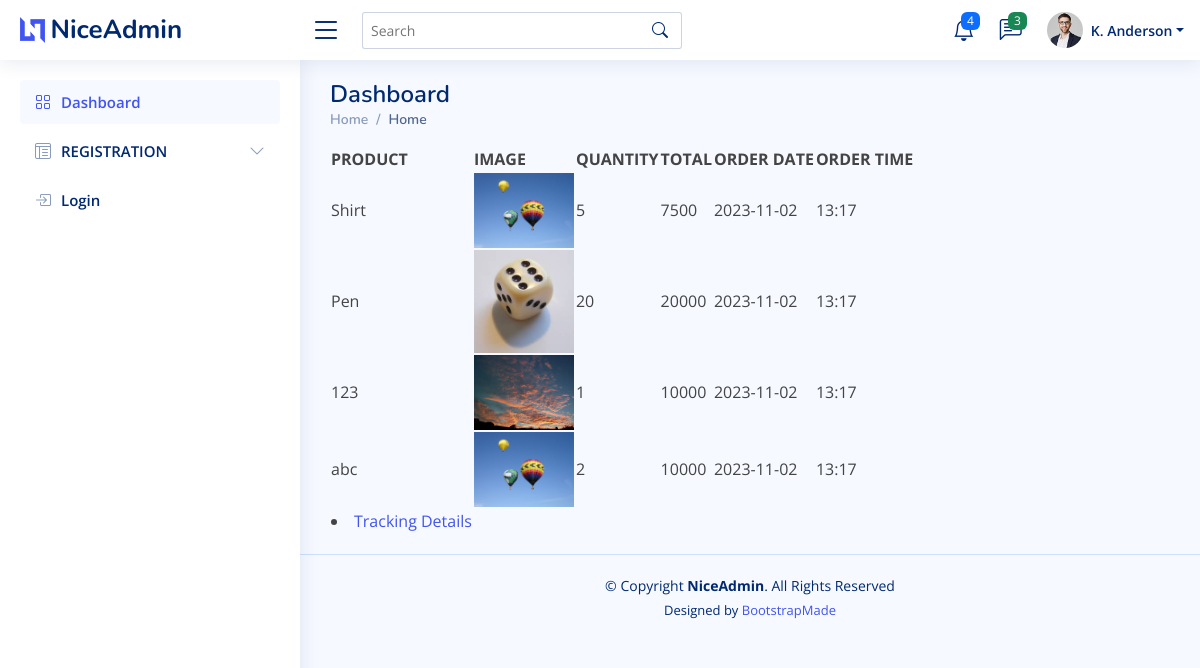
/details_seller20/ (signed in), run on the app's committed database.
### buyer/models.py (models this page shows)
class orderitems_tb(models.Model):
    Orderid=models.ForeignKey(order_tb,on_delete=models.CASCADE)
    Productid=models.ForeignKey('seller.product_tb',on_delete=models.CASCADE)
    Buyerid=models.ForeignKey(buyer_tb,on_delete=models.CASCADE)
    Quantity=models.IntegerField()
    Total=models.IntegerField()

class order_tb(models.Model):
    customer_name=models.CharField(max_length=20)
    Address=models.CharField(max_length=20)
    Phonenumber=models.CharField(max_length=20)
    Buyerid=models.ForeignKey(buyer_tb,on_delete=models.CASCADE)
    GrandTotal=models.IntegerField()
    OrderDate=models.CharField(max_length=20)
    OrderTime=models.CharField(max_length=20)
    Status=models.CharField(max_length=20,default="Pending")

### seller/models.py (models this page shows)
class product_tb(models.Model):
    Name=models.CharField(max_length=20)
    File=models.FileField()
    Price=models.IntegerField()
    Stock=models.IntegerField()
    Details=models.CharField(max_length=20)
    Categoryid=models.ForeignKey('Site_admin.category_tb',on_delete=models.CASCADE)
    Sellerid=models.ForeignKey(seller_tb,on_delete=models.CASCADE)

### seller/views.py (the view)
# urls.py: path('details_seller<int:id>/',sellerview.details_seller,name="details_seller"),
def details_seller(request,id):
    sid=request.session['seller_id']
    prdct=product_tb.objects.filter(Sellerid_id=sid)
    items=orderitems_tb.objects.filter(Orderid_id=id,Productid_id__in=prdct)
    details=order_tb.objects.filter(id=id)
    return render(request,"details_seller.html",{'de':details,'it':items})

### templates/details_seller.html
{% extends 'commonbase.html' %}
{% block content %}
<html>
    <body>
        <table>
        <tr>
            <th>PRODUCT</th>
            <th>IMAGE</th>
            <th>QUANTITY</th>
            <th>TOTAL</th>
            <th>ORDER DATE</th>
            <th>ORDER TIME</th>
        </tr>
        {% for v in de %}
        {% for a in it %}
        <tr>
            <td>{{a.Productid.Name}}</td>
            <td><img src="{{a.Productid.File.url}}" height="=100px" width="100px"></td>
            <td>{{a.Quantity}}</td>
            <td>{{a.Total}}</td>
            <td>{{v.OrderDate}}</td>
            <td>{{v.OrderTime}}</td>
        </tr>
        {% endfor %}
        {% if v.Status == "Pending" %}
        <tr>
            <td><li><a href="{% url 'Approve_prdct' v.id %}">APPROVE</a></li></td>
            <td><li><a href="{% url 'Reject_prdct' v.id %}">REJECT</a></li></td>
        </tr>
        {% elif v.Status == "Cancelled" %}
            <td><label style="font-weight: bolder;color: red;">Order Has been Cancelled</label></td>
        {% elif v.Status == "Rejected" %}
            <td><li><a href="{% url 'Confirmreject' v.id %}">Confirm Reject</a></li></td>
        {% elif v.Status == "Approved" %}
            <td><li><a href="{% url 'Track' v.id %}">Tracking Details</a></li></td>
        {% endif %}
        {% endfor %}
        </table>
    </body>
</html>
{% endblock %}

### static/NiceAdmin/assets/css/style.css (style rules this page uses)
:root { scroll-behavior: smooth; }
body { font-family: "Open Sans", sans-serif; background: #f6f9ff; color: #444444; }
a { color: #4154f1; text-decoration: none; }

### data on the page
order_tb: OrderDate "2023-11-02", OrderTime "13:17", Status "Tracking Details"
orderitems_tb: Productid.Name "Shirt", Productid.File (picture), Quantity "5", Total "7500"
orderitems_tb: Productid.Name "Pen", Productid.File (picture), Quantity "20", Total "20000"
orderitems_tb: Productid.Name "123", Productid.File (picture), Quantity "1", Total "10000"
orderitems_tb: Productid.Name "abc", Productid.File (picture), Quantity "2", Total "10000"
